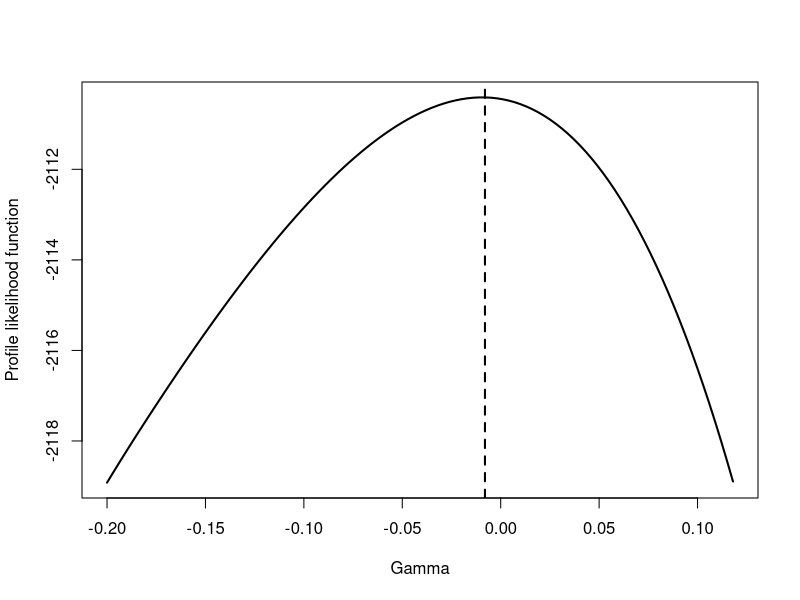

Write R code to recreate this figure. (Note: this script raises an error after producing the figure.)
## R code for estimation in semi-competing endpoints with PVF frailty: Restricted Model 
## Written by: Elizbeth Bedia
## Edited by: Dipankar Bandyopadhyay



############################ CALL DATA INTO R #####################################################
library(survival)
data(colon)
dados1=colon[colon$etype==1,]
dados2=colon[colon$etype==2,]
dados=colon
Y1=dados1$time/365 # years
d1=dados1$status
Y2=dados2$time/365 # years
d2=dados2$status
x1=as.factor(dados1$rx)
#x9 =as.factor(dados1$extent)	
#x10 =dados1$surg
#x11=dados2$node4

X=model.matrix(~1+x1)
nc=ncol(X)
nrow(X)


############## LIKELIHOOD FUNCTION FOR PVF FRAILTY (RESTRICTED MODEL) ############
LogLike.PVFRestC = function(par){
  gama = par[1]
  theta = par[2]
  beta1 = par[3]
  beta2 = par[4]
  nc=ncol(X)
  b1 = par[5:(nc+4)]
  b2 = par[(nc+5):(2*nc+4)]
  alpha1=exp(X%*%b1)
  alpha2=exp(X%*%b2)
  
  S1=alpha1*Y1^(beta1)+alpha2*Y2^(beta2)
  S2=alpha1*Y1^(beta1)+alpha2*Y1^(beta2)
  a1=(1+(theta*S1)/(1-gama))
  a2=(1+(theta*S2)/(1-gama))
  K1=exp((1-gama)/(theta*gama)*(1-(a1)^gama))
  K2=exp((1-gama)/(theta*gama)*(1-(a2)^gama))
  
  temp = (alpha1*beta1*Y1^(beta1-1))^d1*
    (alpha2*beta2*Y2^(beta2-1))^d2*
    (theta+a1^gama)^(d1*d2)*
    a1^(d1*(gama-1-d2))*K1^d1*
    a2^((gama-1)*d2*(1-d1))*K2^(1-d1)
  lglik = sum(log(temp))
  return(lglik)
}
################################################################################
par=c(0.9,1,.01,.01,rep(-0.01,2*nc))
LogLike.PVFRestC(par)
fit=optim(par,LogLike.PVFRestC,control=list(fnscale=-1),method="L-BFGS-B",hessian = T)
#lower = c(-1, rep(0.0001,3),rep(-Inf,3)),upper = c(1,rep(Inf, length(par)-1)))
EMV=fit$par
EP=sqrt(diag(solve(-fit$hessian)))
L=EMV-qnorm(0.975)*EP
U=EMV+qnorm(0.975)*EP
Stat=abs(EMV/EP)
Saida=cbind(EMV, EP,Stat,L, U)
rownames(Saida)=c("gama","log_theta",paste("log_beta_", 1:2, sep = ""),paste("ph1_", 1:nc, sep = ""), paste("ph2_", 1:nc, sep = ""))
print(Saida, digits = 2)

############## For profile Likelihood function ############
LogLike.PVFRest = function(par){
  theta = par[1]
  beta1 = par[2]
  beta2 = par[3]
  nc=ncol(X)
  b1 = par[4:(nc+3)]
  b2 = par[(nc+4):(2*nc+3)]
  alpha1=exp(X%*%b1)
  alpha2=exp(X%*%b2)
  
  S1=alpha1*Y1^(beta1)+alpha2*Y2^(beta2)
  S2=alpha1*Y1^(beta1)+alpha2*Y1^(beta2)
  a1=(1+(theta*S1)/(1-gama))
  a2=(1+(theta*S2)/(1-gama))
  K1=exp((1-gama)/(theta*gama)*(1-(a1)^gama))
  K2=exp((1-gama)/(theta*gama)*(1-(a2)^gama))
  
  temp = (alpha1*beta1*Y1^(beta1-1))^d1*
    (alpha2*beta2*Y2^(beta2-1))^d2*
    (theta+a1^gama)^(d1*d2)*
    a1^(d1*(gama-1-d2))*K1^d1*
    a2^((gama-1)*d2*(1-d1))*K2^(1-d1)
  lglik = sum(log(temp))
  return(lglik)
}
gama=0.5
par=c(1,.01,.01,.01,rep(-.01,2*nc))
LogLike.PVFRest(par)

################################################################################
rgamma=seq(-0.2,0.2,0.003) # Parameters of interest
rgamma
parPVFR=c(1,.01,.01,.01,rep(-.01,2*nc))
ng=length(rgamma)
EMVRpvf=NULL
llR=numeric(ng)
for(k in 1:ng){
  gama=rgamma[k]  
  LogLike.PVFRest(parPVFR)
  fitPVFR=optim(parPVFR,LogLike.PVFRest,control=list(fnscale=-1),method="L-BFGS-B",hessian = T,
                lower = c(rep(0.0001,4),rep(-Inf,3)),upper = rep(Inf, length(parPVFR)))
  EMVRpvf=rbind(EMVRpvf,fitPVFR$par)
  llR[k]=fitPVFR$value
}
llR
max(llR)
gamaestR=rgamma[65]
gamaestR
plot(rgamma[1:107],llR[1:107], type ='l',lwd=2, xlab="Gamma", ylab="Profile likelihood function")
abline(v=-0.008,col='black',lty=2, lwd= 2)
EMVRper=EMVRpvf[65,]
EPRpvf=sqrt(diag(solve(-fitPVFR$hessian)))
Lpvfr=EMVRper-qnorm(0.975)*EPRpvf
Upvfr=EMVRper+qnorm(0.975)*EPRpvf
Statpvfr=abs(EMVper/EPpvf)
Saidapvfr=cbind(EMVRper, EPRpvf,Statpvfr,Lpvfr, Upvfr)
rownames(Saidapvfr)=c("theta",paste("beta_", 1:3, sep = ""),paste("ph1_", 1:nc, sep = ""), paste("ph2_", 1:nc, sep = ""), paste("ph3_", 1:nc, sep = ""))
print(Saidapvfr, digits = 2)

###############################################################################
############## LIKELIHOOD FUNCTION FOR GAMMA FRAILTY ##########################
LogLike.GamaRest = function(par){
  theta = par[1]
  beta1 = par[2]
  beta2 = par[3]
  nc=ncol(X)
  b1 = par[4:(nc+3)]
  b2 = par[(nc+4):(2*nc+3)]
  alpha1=exp(X%*%b1)
  alpha2=exp(X%*%b2)
  
  temp = (alpha1*beta1*Y1^(beta1-1))^d1*(alpha2*beta2*Y2^(beta2-1))^d2*(theta + 1)^(d1*d2)*
    (1 + theta*(alpha1*Y1^(beta1)+alpha2*Y2^(beta2)))^(-d1-d2- 1/theta)
  lglik = sum(log(temp))
  return(lglik)
}
##########################################################################################
pargr=c(1,.01,.01,rep(-0.01,2*nc))
LogLike.GamaRest(pargr)
fitgr=optim(pargr,LogLike.GamaRest,control=list(fnscale=-1),method="L-BFGS-B",hessian = T)
      # lower = c(rep(0.0001,3),rep(-Inf,3)),upper = rep(Inf, length(par)))
EMVgr=fitgr$par
EPgr=sqrt(diag(solve(-fitgr$hessian)))
Lgr=EMVgr-qnorm(0.975)*EPgr
Ugr=EMVgr+qnorm(0.975)*EPgr
Statgr=abs(EMVgr/EPgr)
Saidagr=cbind(EMVgr, EPgr,Statgr,Lgr, Ugr)
rownames(Saidagr)=c("log_theta",paste("log_beta_", 1:2, sep = ""),paste("ph1_", 1:nc, sep = ""), paste("ph2_", 1:nc, sep = ""))
print(Saidagr, digits = 2)

############################## LIKELIHOOD FUNCTION FOR IG FRAILTY #####################
LogLike.IGRest = function(par){
  theta = exp(par[1])
  beta1 = (par[2])
  beta2 = (par[3])
  nc=ncol(X)
  b1 = par[4:(nc+3)]
  b2 = par[(nc+4):(2*nc+3)]
  alpha1=exp(X%*%b1)
  alpha2=exp(X%*%b2)
  
  K1=sqrt(1+2*theta*(alpha1*Y1^(beta1)+alpha2*Y2^(beta2)))
  K2=sqrt(1+2*theta*(alpha1*Y1^(beta1)+alpha2*Y1^(beta2)))
  
  temp = (alpha1*beta1*Y1^(beta1-1))^d1*(alpha2*beta2*Y2^(beta2-1))^d2*(K1+theta)^(d1*d2)*
    exp(1/theta*(1-K1))^d1*exp(1/theta*(1-K2))^(1-d1)*K1^(-d1*(1+2*d2))*K2^(-d2*(1-d1))
  lglik = sum(log(temp))
  return(lglik)
  
}
#################################################################################
parIGr=c(1,.01,.01,rep(-0.01,2*nc))
LogLike.IGRest(parIGr)
fitIGr=optim(parIGr,LogLike.IGRest,control=list(fnscale=-1),method="L-BFGS-B",hessian = T)
           #lower = c(rep(0.0001,3),rep(-Inf,3)),upper = rep(Inf, 9))
EMVigr=fitIGr$par
EPigr=sqrt(diag(solve(-fitIGr$hessian)))
Ligr=EMVigr-qnorm(0.975)*EPigr
Uigr=EMVigr+qnorm(0.975)*EPigr
Statigr=abs(EMVigr/EPigr)
Saidaigr=cbind(EMVigr, EPigr,Statigr,Ligr, Uigr)
rownames(Saidaigr)=c("theta",paste("beta_", 1:2, sep = ""),
                     paste("ph1_", 1:nc, sep = ""), paste("ph2_", 1:nc, sep = ""))
print(Saidaigr, digits = 2)
########################### AIC and BIC method  #################################
AIC= function(Logf, K){
  AIC=2*K-2*Logf
  AIC
}
BIC = function(Logf, K, n){
  BIC=log(n)*K-2*Logf
  BIC
}
n=nrow(X)
gama=gamaestR
Kpvfr=length(fit$par)
Kgr=length(fitgr$par)
Kigr=length(fitIGr$par)

Logfpvfr=LogLike.PVFRestC(EMV) 
Logfgr=LogLike.GamaRest(EMVgr)
Logfigr=LogLike.IGRest(EMVigr)

AICpvfr=AIC(Logfpvfr,Kpvfr) 
AICgr=AIC(Logfgr,Kgr)
AICigr=AIC(Logfigr,Kigr)

BICpvfr=BIC(Logfpvfr,Kpvfr,n)
BICgr=BIC(Logfgr,Kgr,n)
BICigr=BIC(Logfigr,Kigr,n)

Saidapvfr=cbind(Logfpvfr, AICpvfr,BICpvfr)
rownames(Saidapvfr)=c("PVF Model")
print(Saidapvfr, digits = 7)

Saidagr=cbind(Logfgr, AICgr,BICgr)
rownames(Saidagr)=c("Gamma Model")
print(Saidagr, digits = 7)

Saidaigr=cbind(Logfigr, AICigr,BICigr)
rownames(Saidaigr)=c("IG Model")
print(Saidaigr, digits = 7)

